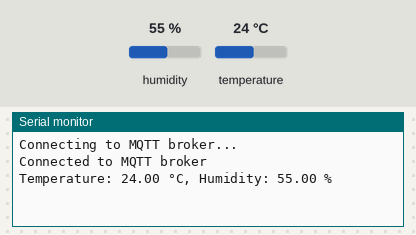
A sketch run on a simulated Arduino MKR. On the bench: the last lines printed to the serial monitor. The inputs (shaded band) are chosen by the test bench; at power-on: humidity 55 %, temperature 24 °C. WiFi joins after 1.5 s; servers stay silent unless stated; no MQTT or app messages arrive unless stated.

Above: at 2.7 s.
2.8 s: humidity set to 22 %
At 7.5 s:
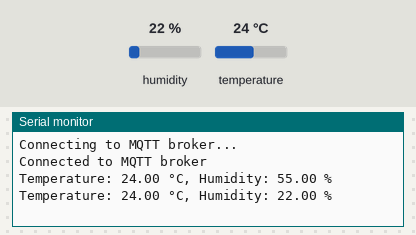
8.8 s: temperature set to 12 °C
At 12.2 s:
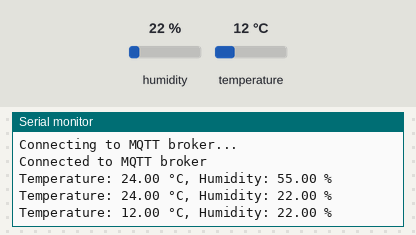
14.8 s: humidity set to 40 %
At 18.1 s:
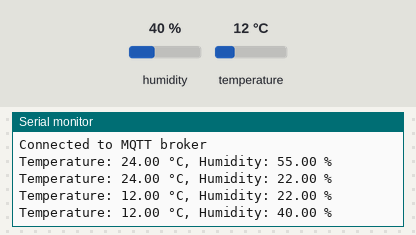
Timing chart, 0 to 19.6 s (numbered marks = the images above; inputs shaded):
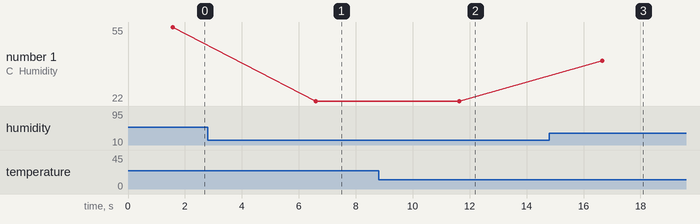

The sketch:

mqtt.ino
```cpp
#include <WiFiNINA.h>
#include <PubSubClient.h>
#include <DHT.h>

#define LED_PIN 5
#define DHTPIN 2
#define DHTTYPE DHT11

DHT dht(DHTPIN, DHTTYPE);

const char* ssid = "your-ssid";
const char* password = "your-password";
const char* mqtt_server = "mqtt://broker.hivemq.com:1883";

WiFiClient wifiClient;
PubSubClient mqttClient(wifiClient);

void setup() {
  Serial.begin(9600);
  dht.begin();

  WiFi.begin(ssid, password);
  while (WiFi.status() != WL_CONNECTED) {
    delay(1000);
    Serial.println("Connecting to WiFi...");
  }

  mqttClient.setServer(mqtt_server, 1883);

  while (!mqttClient.connected()) {
    Serial.println("Connecting to MQTT broker...");
    if (mqttClient.connect("arduino-client")) {
      Serial.println("Connected to MQTT broker");
      mqttClient.subscribe("led");
    }
    else {
      Serial.print("Failed to connect to MQTT broker, rc=");
      Serial.println(mqttClient.state());
      delay(5000);
    }
  }
}

void loop() {
  float temperature = dht.readTemperature();
  float humidity = dht.readHumidity();

  if (isnan(temperature) || isnan(humidity)) {
    Serial.println("Failed to read temperature and humidity from DHT sensor");
    delay(2000);
    return;
  }

  Serial.print("Temperature: ");
  Serial.print(temperature);
  Serial.print(" °C, Humidity: ");
  Serial.print(humidity);
  Serial.println(" %");

  char temperatureString[8];
  dtostrf(temperature, 6, 2, temperatureString);

  char humidityString[8];
  dtostrf(humidity, 6, 2, humidityString);

  mqttClient.publish("temperature", temperatureString);
  mqttClient.publish("humidity", humidityString);

  mqttClient.loop();

  if (mqttClient.connected()) {
    if (mqttClient.subscribe("led")) {
      if (mqttClient.available()) {
        String message = mqttClient.readString();
        if (message == "on") {
          digitalWrite(LED_PIN, HIGH);
        }
        else if (message == "off") {
          digitalWrite(LED_PIN, LOW);
        }
      }
    }
  }
  delay(5000);
}
```

Measured:
- after the input at 2.8 s, the serial monitor: prints a new line after 3.8 s (image 1)
- after the input at 8.8 s, the serial monitor: prints a new line after 2.8 s (image 2)
- after the input at 14.8 s, the serial monitor: prints a new line after 1.9 s (image 3)
- plotted number 1: 55 → 22 after the input at 2.8 s, 22 → 40 after the input at 14.8 s
